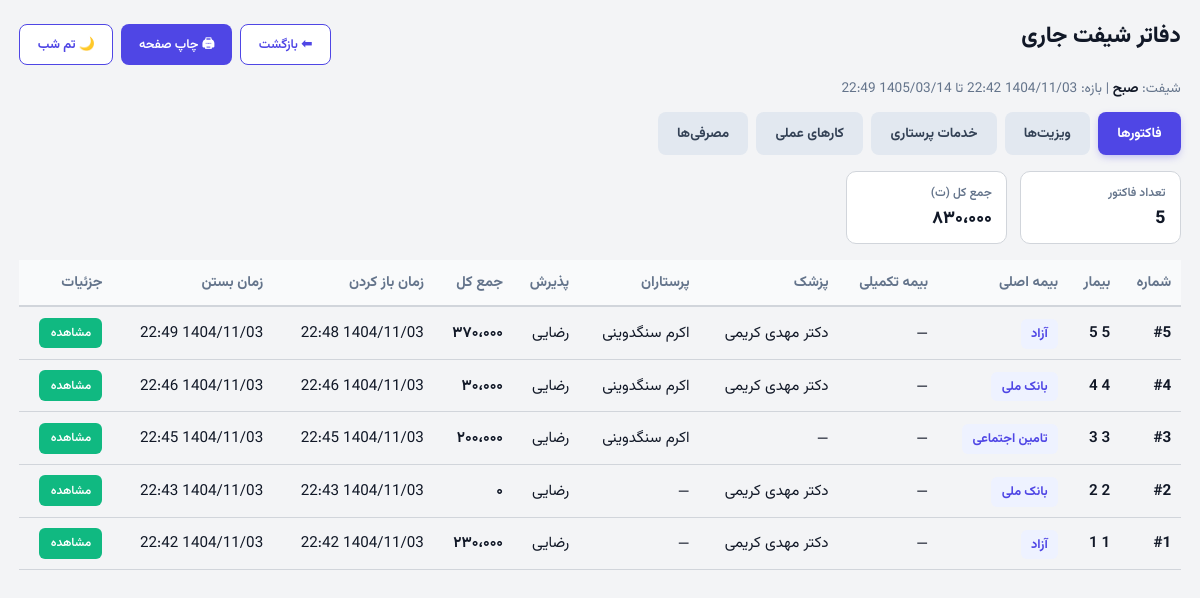
Page /reception/ledgers (signed in) on the committed database.
### tables this page shows
CREATE TABLE user_active_shift (
    user_id INTEGER PRIMARY KEY,
    active_shift TEXT NOT NULL,  -- 'morning', 'evening', 'night'
    work_date TEXT NOT NULL,     -- YYYY-MM-DD
    shift_started_at TIMESTAMP DEFAULT (datetime('now', '+3 hours', '+30 minutes')),
    FOREIGN KEY (user_id) REFERENCES users (id)
);

CREATE TABLE invoices (
    id INTEGER PRIMARY KEY AUTOINCREMENT,
    patient_id INTEGER NOT NULL,
    doctor_id INTEGER,
    nurse_id INTEGER,
    status TEXT DEFAULT 'open', -- 'open', 'closed'
    insurance_type TEXT,
    supplementary_insurance TEXT,
    total_amount REAL DEFAULT 0,
    work_date TEXT, -- YYYY-MM-DD (manual work date)
    shift TEXT, -- 'morning', 'evening', 'night'
    opened_at TIMESTAMP DEFAULT (datetime('now', '+3 hours', '+30 minutes')),
    closed_at TIMESTAMP,
    opened_by TEXT,
    opened_by_name TEXT,
    closed_by TEXT,
    closed_by_name TEXT,
    FOREIGN KEY (patient_id) REFERENCES patients (id),
    FOREIGN KEY (doctor_id) REFERENCES medical_staff (id),
    FOREIGN KEY (nurse_id) REFERENCES medical_staff (id)
);

### src/api/reception.py (the view)
@bp.route('/ledgers', methods=['GET'])
@login_required
def combined_ledgers():
    from src.adapters.sqlite.core import get_db
    db = get_db()
    from src.common.utils import get_current_shift_window
    shift, start_dt, end_dt = get_current_shift_window()
    injections = db.execute(
        '''SELECT i.id, i.injection_date, i.injection_type, i.count, i.unit_price, i.total_price, i.notes,
                  p.full_name AS patient_name,
                  doc.full_name AS doctor_name,
                  nurse.full_name AS nurse_name,
                  i.invoice_id
           FROM injections i
           JOIN patients p ON p.id = i.patient_id
           JOIN invoices inv ON inv.id = i.invoice_id AND inv.status = 'closed'
           LEFT JOIN medical_staff doc ON doc.id = i.doctor_id
           LEFT JOIN medical_staff nurse ON nurse.id = i.nurse_id
           WHERE i.work_date = ? AND i.shift = ? ORDER BY i.injection_date DESC''',
        (g.user_shift_status.get('work_date'), g.user_shift_status.get('active_shift'))
    ).fetchall()
    injections_list = [dict(r) for r in injections]
    injections_doctor = db.execute(
        '''SELECT i.id, i.injection_date, i.injection_type, i.count, i.unit_price, i.total_price, i.notes,
                  p.full_name AS patient_name,
                  doc.full_name AS doctor_name,
                  nurse.full_name AS nurse_name,
                  i.invoice_id
           FROM injections i
           JOIN patients p ON p.id = i.patient_id
           JOIN invoices inv ON inv.id = i.invoice_id AND inv.status = 'closed'
           LEFT JOIN medical_staff doc ON doc.id = i.doctor_id
           LEFT JOIN medical_staff nurse ON nurse.id = i.nurse_id
           WHERE i.work_date = ?
             AND i.shift = ?
             AND EXISTS (
                 SELECT 1 FROM visits v
                 WHERE v.invoice_id = i.invoice_id
             )
           ORDER BY i.injection_date DESC''',
        (g.user_shift_status.get('work_date'), g.user_shift_status.get('active_shift'))
    ).fetchall()
    injections_doctor_list = [dict(r) for r in injections_doctor]
    procedures = db.execute(
        '''SELECT pr.id, pr.procedure_date, pr.procedure_type, pr.price, pr.notes,
                  p.full_name AS patient_name, pr.performer_type,
                  doc.full_name AS doctor_name,
                  nurse.full_name AS nurse_name
           FROM procedures pr
           JOIN patients p ON p.id = pr.patient_id
           JOIN invoices inv ON inv.id = pr.invoice_id AND inv.status = 'closed'
           LEFT JOIN medical_staff doc ON doc.id = pr.doctor_id
           LEFT JOIN medical_staff nurse ON nurse.id = pr.nurse_id
           WHERE pr.work_date = ? AND pr.shift = ? ORDER BY pr.procedure_date DESC''',
        (g.user_shift_status.get('work_date'), g.user_shift_status.get('active_shift'))
    ).fetchall()
    procedures_list = [dict(r) for r in procedures]
    consumables_rows = db.execute(
        '''SELECT c.id, c.usage_date, c.item_name, c.category, c.quantity, c.unit_price, c.total_cost,
                  c.patient_provided, c.notes, p.full_name AS patient_name,
                  doc.full_name AS doctor_name, nurse.full_name AS nurse_name
           FROM consumables_ledger c
           JOIN patients p ON p.id = c.patient_id
           JOIN invoices inv ON inv.id = c.invoice_id AND inv.status = 'closed'
           LEFT JOIN medical_staff doc ON doc.id = c.doctor_id
           LEFT JOIN medical_staff nurse ON nurse.id = c.nurse_id
           WHERE c.work_date = ? AND c.shift = ?
           ORDER BY c.usage_date DESC''',
        (g.user_shift_status.get('work_date'), g.user_shift_status.get('active_shift'))
    ).fetchall()
    consumables_list = [dict(r) for r in consumables_rows]
    visits = db.execute(
        '''SELECT v.id, v.visit_date, v.insurance_type, v.supplementary_insurance, v.price AS total_amount, v.notes,
                  p.full_name AS patient_name, v.doctor_name,
                  doc.full_name AS shift_doctor_name, nurse.full_name AS shift_nurse_name
           FROM visits v
           JOIN patients p ON p.id = v.patient_id
           JOIN invoices inv ON inv.id = v.invoice_id AND inv.status = 'closed'
           LEFT JOIN medical_staff doc ON doc.id = v.doctor_id
           LEFT JOIN medical_staff nurse ON nurse.id = v.nurse_id
           WHERE v.work_date = ? AND v.shift = ?
           ORDER BY v.visit_date DESC''',
        (g.user_shift_status.get('work_date'), g.user_shift_status.get('active_shift'))
    ).fetchall()
    visits_list = [dict(r) for r in visits]
    invoices = db.execute(
        '''SELECT inv.id, inv.opened_at, inv.closed_at, inv.status, inv.total_amount,
                  inv.insurance_type, inv.supplementary_insurance, inv.opened_by,
                  p.full_name AS patient_name,
                  COALESCE(doc.full_name,
                                        (
                                            SELECT COALESCE(v.doctor_name, ms.full_name)
                                            FROM visits v
                                            LEFT JOIN medical_staff ms ON ms.id = v.doctor_id
                                            WHERE v.invoice_id = inv.id AND (v.doctor_name IS NOT NULL OR v.doctor_id IS NOT NULL)
                                            ORDER BY v.visit_date DESC LIMIT 1
                                        )
                                    ) AS doctor_name,
                                    nurse.full_name AS nurse_name,
                  (
                      SELECT GROUP_CONCAT(ms.full_name, '، ')
                      FROM (
                          SELECT DISTINCT nurse_id FROM injections WHERE invoice_id = inv.id AND nurse_id IS NOT NULL
                          UNION
                          SELECT DISTINCT nurse_id FROM procedures WHERE invoice_id = inv.id AND nurse_id IS NOT NULL
                          UNION
                          SELECT DISTINCT nurse_id FROM consumables_ledger WHERE invoice_id = inv.id AND nurse_id IS NOT NULL
                      ) AS all_nurses
                      JOIN medical_staff ms ON ms.id = all_nurses.nurse_id
                  ) AS all_nurses_names
           FROM invoices inv
           JOIN patients p ON p.id = inv.patient_id
           LEFT JOIN medical_staff doc ON doc.id = inv.doctor_id
           LEFT JOIN medical_staff nurse ON nurse.id = inv.nurse_id
           WHERE inv.status = 'closed' AND inv.work_date = ? AND inv.shift = ?
           ORDER BY inv.closed_at DESC''',
        (g.user_shift_status.get('work_date'), g.user_shift_status.get('active_shift'))
    ).fetchall()
    invoices_list = [dict(r) for r in invoices]
    return render_template('reception/ledgers.html',
                           shift=shift,
                           start=start_dt,
                           end=end_dt,
                           injections=injections_list,
                           injections_doctor=injections_doctor_list,
                           procedures=procedures_list,
                           consumables=consumables_list,
                           visits=visits_list,
                           invoices=invoices_list)

### src/adapters/sqlite/core.py (called while the page is built)
def close_connection(exception):
    db = getattr(g, '_database', None)
    if db is not None:
        db.close()

### src/adapters/sqlite/user_shift_repo.py (called while the page is built, shortened)
    def _ensure_table(self):
        global _table_ensured
        if _table_ensured:
            return

    def get_user_active_shift(self, user_id: int) -> Optional[Dict]:
        self._ensure_table()
        db = get_db()
        row = db.execute(
            "SELECT * FROM user_active_shift WHERE user_id = ?",
            (user_id,)
        ).fetchone()
        return dict(row) if row else None

    def get_effective_shift_for_user(self, user_id: int) -> tuple[str, str, bool, bool]:
        self._ensure_table()
        now = iran_now()
        user_shift = self.get_user_active_shift(user_id)
        if not user_shift:
            default_shift = 'morning'
            default_work_date = now.strftime('%Y-%m-%d')
            self.set_user_active_shift(user_id, default_shift, default_work_date)
            return (default_shift, default_work_date, False, False)
        return (user_shift['active_shift'], user_shift['work_date'], False, False)

### src/api/auth.py (called while the page is built)
def login_required(view):
    @functools.wraps(view)
    def wrapped_view(**kwargs):
        if g.user is None:
            return redirect(url_for("auth.login"))
        return view(**kwargs)
    return wrapped_view

### src/common/jalali.py (called while the page is built)
    def persian_tuple(self):
        return self.persian_year, self.persian_month, self.persian_day

### src/common/utils.py (called while the page is built)
def iran_now() -> datetime:
    return datetime.utcnow() + IRAN_UTC_OFFSET

def parse_datetime(dt: datetime | str | None) -> datetime | None:
    if dt is None:
        return None
    if isinstance(dt, datetime):
        return dt
    if isinstance(dt, str):
        if not dt or dt == '—':
            return None
        try:
            return datetime.strptime(dt, '%Y-%m-%d %H:%M:%S')
        except ValueError:
            try:
                return datetime.strptime(dt, '%Y-%m-%d')
            except ValueError:
                return None
    return None

def format_jalali_datetime(dt: datetime | str | None, include_seconds: bool = False) -> str:
    parsed_dt = parse_datetime(dt)
    if parsed_dt is None:
        return '—'
    jy, jm, jd = gregorian_to_jalali(parsed_dt.year, parsed_dt.month, parsed_dt.day)
    if include_seconds:
        return f"{jy}/{jm:02d}/{jd:02d} {parsed_dt.hour:02d}:{parsed_dt.minute:02d}:{parsed_dt.second:02d}"
    return f"{jy}/{jm:02d}/{jd:02d} {parsed_dt.hour:02d}:{parsed_dt.minute:02d}"

### src/templates/reception/ledgers.html (shortened to what this page needs)
<!doctype html>
<html lang="fa" dir="rtl">
<head>
<link href="{{ url_for('static', filename='css/vazirmatn.css') }}" rel="stylesheet" type="text/css" />
</head>
<body>
 <div class="wrap">
  <div class="top-bar">
    <h1>دفاتر شیفت جاری</h1>
    <div style="display:flex;gap:.5rem;">
      <a class="btn outline" href="{{ url_for('reception.index') }}">⬅ بازگشت</a>
      <button class="btn" onclick="window.print()">🖨 چاپ صفحه</button>
      <button id="themeToggleLedgers" class="btn outline" style="font-weight:700;">🌙 تم شب</button>
    </div>
  </div>
  <div style="font-size:.85rem;color:#64748b;margin-bottom:.8rem;">شیفت: <strong style="color:var(--text);">{{ 'صبح' if shift=='morning' else ('عصر' if shift=='evening' else 'شب') }}</strong> | بازه: {{ start | jalali_local }} تا {{ end | jalali_local }}</div>
  <div class="tabs">
    <button class="tab-btn active" data-tab="invoices">فاکتورها</button>
    <button class="tab-btn" data-tab="visits">ویزیت‌ها</button>
    <button class="tab-btn" data-tab="nursing">خدمات پرستاری</button>
    <button class="tab-btn" data-tab="procedures">کارهای عملی</button>
    <button class="tab-btn" data-tab="consumables">مصرفی‌ها</button>
  </div>
  <div id="panel-invoices" class="panel active">
    {% if invoices %}
    <div class="summary">
      <div class="sum-box"><span>تعداد فاکتور</span><div class="sum-val">{{ invoices|length }}</div></div>
      <div class="sum-box"><span>جمع کل (ت)</span><div class="sum-val">{{ invoices|sum(attribute='total_amount')|int | fa_num }}</div></div>
    </div>
    <div style="overflow:auto;max-height:60vh;">
      <table>
        <thead><tr><th>شماره</th><th>بیمار</th><th>بیمه اصلی</th><th>بیمه تکمیلی</th><th>پزشک</th><th>پرستاران</th><th>پذیرش</th><th>جمع کل</th><th>زمان باز کردن</th><th>زمان بستن</th><th>جزئیات</th></tr></thead>
        <tbody>
        {% for r in invoices %}
          <tr>
            <td style="font-weight:700;">#{{ r.id }}</td>
            <td style="font-weight:600;">{{ r.patient_name }}</td>
            <td><span class="badge">{{ r.insurance_type or 'آزاد' }}</span></td>
            <td>{{ r.supplementary_insurance or '—' }}</td>
            <td>{{ r.doctor_name or '—' }}</td>
            <td style="max-width:200px; white-space:normal;">{{ r.all_nurses_names or r.nurse_name or '—' }}</td>
            <td>{{ r.opened_by_name or r.opened_by or '—' }}</td>
            <td style="font-weight:700;">{{ (r.total_amount or 0)|int | fa_num }}</td>
            <td>{{ r.opened_at | jalali_datetime }}</td>
            <td>{{ r.closed_at | jalali_datetime }}</td>
            <td><button class="btn-details" onclick="showInvoiceDetails({{ r.id }})">مشاهده</button></td>
          </tr>
        {% endfor %}
        </tbody></table>
    </div>
    {% else %}<div class="empty">فاکتور بسته‌شده‌ای در این شیفت وجود ندارد</div>{% endif %}
  </div>
 </div>
</body>
</html>

### src/static/css/vazirmatn.css (style rules this page uses)
body, html { font-family: 'Vazirmatn', 'Vazirmatn FD', Tahoma, Arial, sans-serif; }

### src/templates/reception/ledgers.html (style rules this page uses)
:root { --bg:#f3f4f6; --card:#fff; --text:#111827; --accent:#6366f1; --border:#d1d5db; --thead:#f9fafb; }
body { font-family:'Vazirmatn',Tahoma,sans-serif;background:var(--bg);margin:0;padding:1.2rem;color:var(--text);transition:.3s; }
.wrap { max-width:1500px;margin:0 auto; }
h1 { margin:0 0 1rem;font-size:1.4rem;font-weight:800; }
.tabs { display:flex;gap:.5rem;flex-wrap:wrap;margin-bottom:1rem; }
.tab-btn { cursor:pointer;border:none;padding:.7rem 1.2rem;font-family:inherit;font-size:.85rem;font-weight:700;border-radius:8px;background:#e2e8f0;color:#334155;transition:.15s; }
.tab-btn.active { background:#4f46e5;color:#fff;box-shadow:0 3px 8px -2px rgba(79,70,229,.4); }
.panel { display:none;animation:fade .25s ease; }
.panel.active { display:block; }
table { width:100%;border-collapse:separate;border-spacing:0; }
th { background:var(--thead);font-weight:700;font-size:.9rem;padding:.7rem .6rem;text-align:right;border-bottom:2px solid var(--border);color:#64748b;white-space:nowrap; }
td { padding:.65rem .6rem;font-size:.95rem;border-bottom:1px solid var(--border);vertical-align:middle;color:var(--text); }
.badge { padding:.3rem .65rem;border-radius:6px;background:#eef2ff;color:#4f46e5;font-size:.8rem;font-weight:700; }
.summary { display:flex;gap:.8rem;flex-wrap:wrap;margin:.6rem 0 1rem; }
.sum-box { background:var(--card);border:1px solid var(--border);padding:.7rem .9rem;border-radius:10px;display:flex;flex-direction:column;gap:.2rem;min-width:130px;color:var(--text); }
.sum-box span:first-child { font-size:.75rem;color:#64748b;font-weight:600; }
.sum-val { font-size:1.1rem;font-weight:800; }
.top-bar { display:flex;justify-content:space-between;align-items:center;flex-wrap:wrap;gap:.8rem;margin-bottom:.5rem; }
.btn { cursor:pointer;background:#4f46e5;color:#fff;border:none;padding:.6rem 1.1rem;font-family:inherit;font-size:.8rem;border-radius:8px;font-weight:600;text-decoration:none;display:inline-flex;align-items:center; }
.btn.outline { background:#fff;color:#4f46e5;border:1px solid #4f46e5; }
.btn-details { cursor:pointer;background:#10b981;color:#fff;border:none;padding:.4rem .7rem;font-family:inherit;font-size:.75rem;border-radius:6px;font-weight:600; }

### rows in the picture
user_active_shift: active_shift "صبح"
invoices: id "5", patient_name "5 5", insurance_type "آزاد", supplementary_insurance "—", doctor_name "دکتر مهدی کریمی", all_nurses_names "اکرم سنگدوینی", opened_by "رضایی", total_amount "۳۷۰،۰۰۰", opened_at|jalali_datetime "1404/11/03 22:48", closed_at|jalali_datetime "1404/11/03 22:49"
invoices: id "4", patient_name "4 4", insurance_type "بانک ملی", supplementary_insurance "—", doctor_name "دکتر مهدی کریمی", all_nurses_names "اکرم سنگدوینی", opened_by "رضایی", total_amount "۳۰،۰۰۰", opened_at|jalali_datetime "1404/11/03 22:46", closed_at|jalali_datetime "1404/11/03 22:46"
invoices: id "3", patient_name "3 3", insurance_type "تامین اجتماعی", supplementary_insurance "—", doctor_name "—", all_nurses_names "اکرم سنگدوینی", opened_by "رضایی", total_amount "۲۰۰،۰۰۰", opened_at|jalali_datetime "1404/11/03 22:45", closed_at|jalali_datetime "1404/11/03 22:45"
invoices: id "2", patient_name "2 2", insurance_type "بانک ملی", supplementary_insurance "—", doctor_name "دکتر مهدی کریمی", all_nurses_names "—", opened_by "رضایی", total_amount "۰", opened_at|jalali_datetime "1404/11/03 22:43", closed_at|jalali_datetime "1404/11/03 22:43"
invoices: id "1", patient_name "1 1", insurance_type "آزاد", supplementary_insurance "—", doctor_name "دکتر مهدی کریمی", all_nurses_names "—", opened_by "رضایی", total_amount "۲۳۰،۰۰۰", opened_at|jalali_datetime "1404/11/03 22:42", closed_at|jalali_datetime "1404/11/03 22:42"

### other values in the picture
{{ start | jalali_local }} "1404/11/03 22:42"
{{ end | jalali_local }} "1405/03/14 22:49"
{{ invoices|length }} "5"
{{ invoices|sum(attribute='total_amount')|int | fa_num }} "۸۳۰،۰۰۰"
